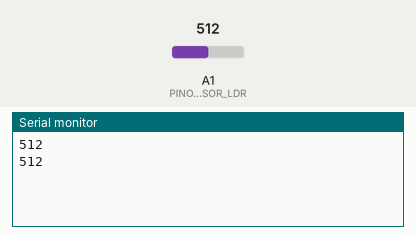
Recording of a sketch running on a simulated Arduino Uno, built with avr-gcc and run on an emulated ATmega328P. On the bench: the last lines printed to the serial monitor. Inputs (shaded band) come from the test bench; at power-on: A1 (PINO_SENSOR_LDR) = 512.

Above: at 2.8 s.
2.9 s: A1 (PINO_SENSOR_LDR) set to 716
At 4.3 s:
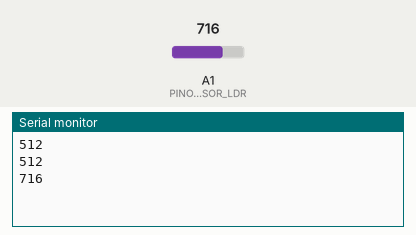
5.6 s: A1 (PINO_SENSOR_LDR) set to 900
At 7.1 s:
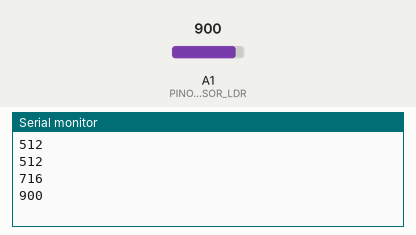
Timing chart, 0 to 8.6 s (numbered marks = the images above; inputs shaded):
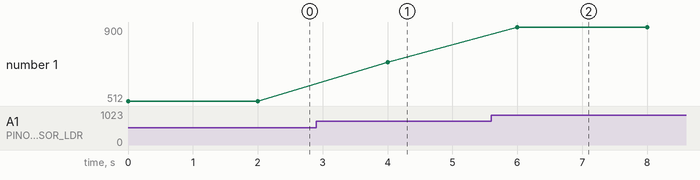

The sketch:

CodArduinoIDE.ino
```cpp
const int PINO_SENSOR_LDR = A1;
int valorLuminosidade;


void setup() {
  Serial.begin(9600);
}

void loop() {
  valorLuminosidade = analogRead(PINO_SENSOR_LDR);

  Serial.println(valorLuminosidade);
  delay(2000);
}
```

Measured:
- after the input at 2.9 s, the serial monitor: prints a new line after 1.1 s (image 1)
- after the input at 5.6 s, the serial monitor: prints a new line after 0.40 s (image 2)
- plotted number 1: 512 → 716 after the input at 2.9 s, 716 → 900 after the input at 5.6 s
